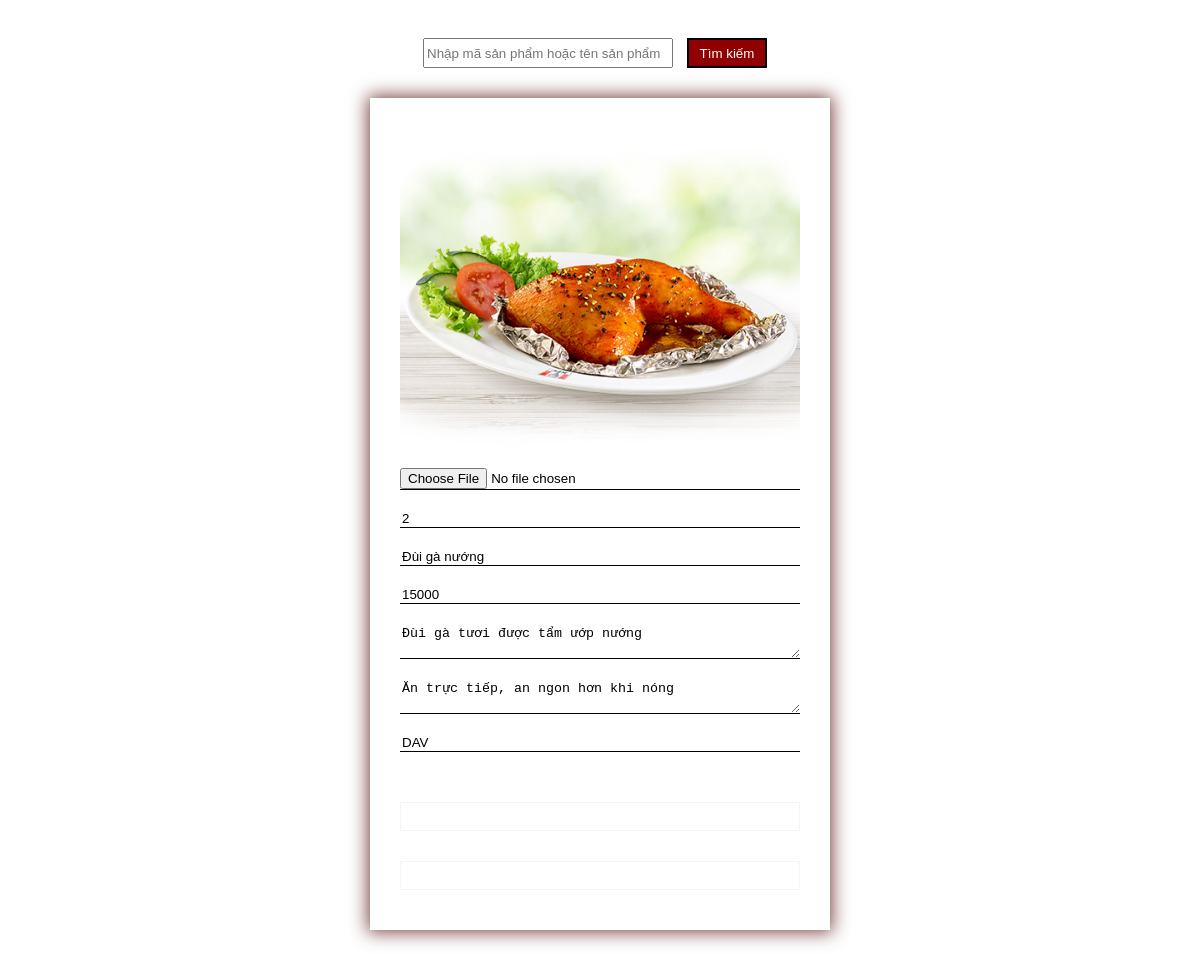
The page /NguoiQuanLy/thongTinSP.php?ma=2 on the database its author committed.
### tables this page shows
CREATE TABLE `sanpham` (
  `cartegory_id` int(11) NOT NULL,
  `Tensp` varchar(255) NOT NULL,
  `Gia` varchar(255) NOT NULL,
  `Hinh` text NOT NULL,
  `Mota` varchar(5000) NOT NULL,
  `Baoquan` varchar(5000) NOT NULL,
  `Madanhmuc` varchar(255) NOT NULL
);

### NguoiQuanLy/thongTinSP.php (the view, shortened to what this page needs)
<html lang="en">
<head>
    <link rel="stylesheet" href="https://pro.fontawesome.com/releases/v5.10.0/css/all.css">
</head>
<?php
    include('../connect.php');
    $maSP = $_GET["ma"];
    $sql="SELECT *FROM sanpham WHERE cartegory_id = '$maSP' ";
	$run=$conn->query($sql);
    $row=$run->fetch_array();
    if(($run->num_rows) < 1 ){ ?>
        <center><input type="text" name="tuKhoa" placeholder="Nhập mã sản phẩm hoặc tên sản phẩm" style="width: 250; height: 30;">
        <button class="btnTimKiem" name="timKiemDH">Tìm kiếm</button></center>
    <?php
    }
    else {
?>
<body>
    <div>
    <center><input type="text" name="tuKhoa" placeholder="Nhập mã sản phẩm hoặc tên sản phẩm" style="width: 250; height: 30;">
    <button class="btnTimKiem" name="timKiemDH">Tìm kiếm</button></center>
    </div>
    <div id="wrapper">
    <form action="" method="post" id="form-thongTin">
            <div>
                <img width="100%" src="../<?php echo $row['Hinh'] ?>" alt="">
            </div>
            <div class="form-group">
                <input type="file" class="form-input" name="hinhanh" placeholder="Chọn ảnh"/>
            </div>
            <div class="form-group">
                <input type="text" class="form-input" name="MaSP" required placeholder="Mã sản phẩm" value="<?php echo $row['cartegory_id']  ?>"/>
            </div>
            <div class="form-group">
                <input type="text" class="form-input" name="tenSP" required placeholder="Tên sản phẩm" value="<?php echo $row['Tensp'] ?>"/>
            </div>
            <div class="form-group">
                <input type="text" class="form-input" name="Gia" required placeholder="giá" value="<?php echo $row['Gia'] ?>"/>
            </div>
            <div class="form-group">
                <textarea class="form-input" name="MoTa" required placeholder="Mô tả" value = ""><?php echo $row['Mota'] ?></textarea>
            </div>
            <div class="form-group">
                <textarea class="form-input" name="BaoQuan" required placeholder="Bảo quản" value = "" ><?php echo $row['Baoquan'] ?></textarea>
            </div>
            <div class="form-group">
                <input type="text" class="form-input" name="maDanhMuc" required placeholder="Mã danh mục" value = "<?php echo $row['Madanhmuc'] ?>" />
            </div>
            <button type="submit" name="ThemSP" value="" class="form-submit">Thêm</button>
            <button type="submit" name="SửaSP" value="" class="form-submit">Sửa</button>
    </div>
</body>
<?php } ?>

### NguoiQuanLy/thongTinSP.php (style rules this page uses)
#wrapper { min-height: 50vh; display: flex; justify-content: center; align-items: center; }
#form-thongTin { max-width: 400px; background: white; flex-grow: 1; padding: 30px 30px 40px; box-shadow: 0px 0px 17px 2px rgba(89, 18, 18, 0.8); }
.form-group { border-bottom: 1px solid black; margin-top: 15px; margin-bottom: 20px; display: flex; }
.form-input { background: transparent; border: 0; outline: 0; color: black; flex-grow: 1; }
.form-input::placeholder { color: black; }
.form-submit { background: transparent; border: 1px solid #f5f5f5; color: #fff; width: 100%; text-transform: uppercase; padding: 6px 10px; transition: 0.25s ease-in-out; margin-top: 30px; }
.btnTimKiem { width: 80px ; height: 30px ; border: 2px solid black; margin: 30 10; background:#900000; color: white; }

### rows shown on the page
sanpham: Hinh (picture), MaSP "2", tenSP "Đùi gà nướng", Gia "15000", MoTa "Đùi gà tươi được tẩm ướp nướng", BaoQuan "Ăn trực tiếp, an ngon hơn khi nóng", maDanhMuc "DAV"
